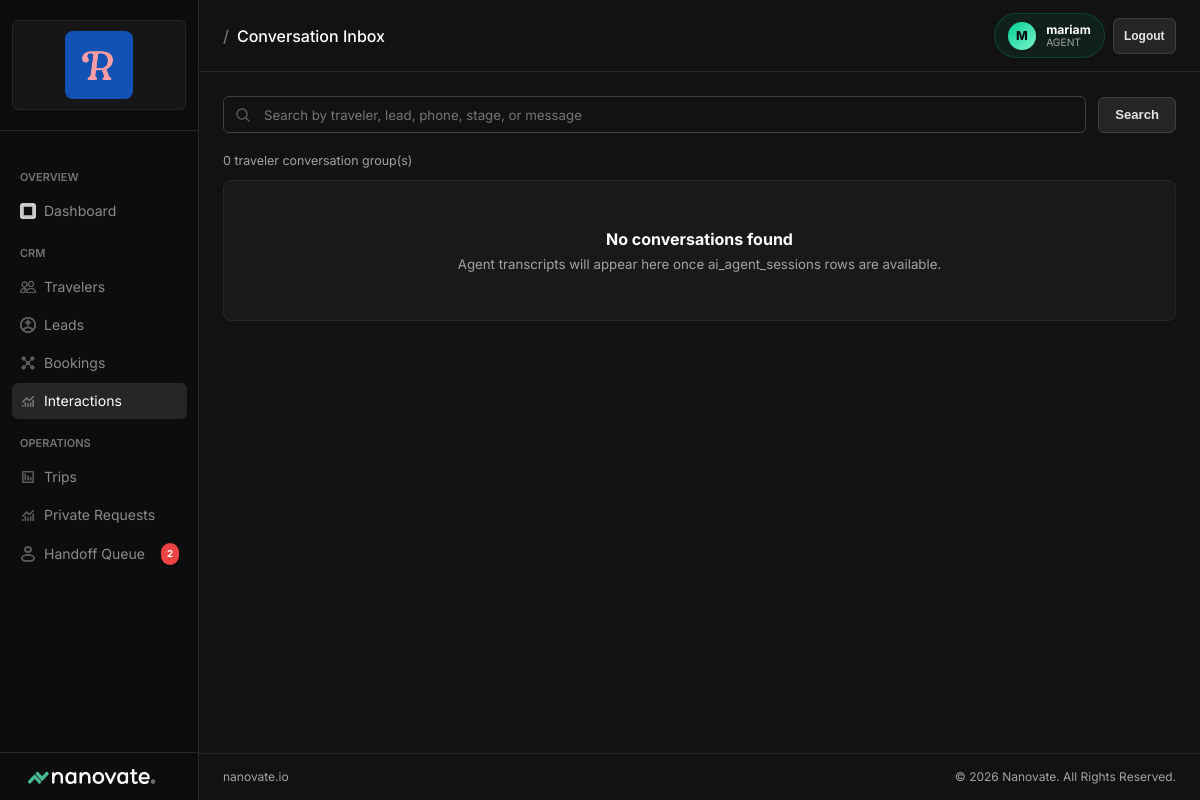
The app's page /interactions/ (signed in) with its own data.
### app/models/user.py (models this page shows, shortened)
class User(db.Model, UserMixin):
    __tablename__ = 'users'
    id = db.Column(db.Integer, primary_key=True)
    username = db.Column(db.String(80), unique=True, nullable=False)
    full_name = db.Column(db.String(200))
    password_hash = db.Column(db.String(200), nullable=False)
    email = db.Column(db.String(120), unique=True)
    role = db.Column(db.String(50), nullable=False, default='agent', index=True)
    is_active = db.Column(db.Boolean, default=True)
    created_at = db.Column(db.DateTime, default=_utc_now)
    updated_at = db.Column(db.DateTime, default=_utc_now, onupdate=_utc_now)
    last_login_at = db.Column(db.DateTime)
    assigned_leads = db.relationship(
        'Lead',
        foreign_keys='Lead.assigned_to_user_id',
        back_populates='assigned_user',
        lazy='dynamic',
    )
    assigned_bookings = db.relationship(
        'TripBooking',
        foreign_keys='TripBooking.assigned_to_user_id',
        back_populates='assigned_user',
        lazy='dynamic',
    )
    @property
    def display_name(self) -> str:
        return (self.full_name or self.username or '').strip() or f'User {self.id}'

### app/routes/interactions.py (the view)
@interactions_bp.route('/')
def index():
    q = request.args.get('q', '')
    page = request.args.get('page', 1, type=int)
    per_page = 30
    conversation_page = list_conversation_groups(q=q, page=page, per_page=per_page)
    return render_template('interactions/index.html',
                           conversation_groups=conversation_page.items,
                           pagination=conversation_page,
                           total_count=conversation_page.total,
                           q=q)

### app/security.py (called while the page is built, shortened)
def _session_authenticated() -> bool:
    return current_user() is not None

def _authenticated() -> bool:
    return _session_authenticated() or _api_token_authenticated()

def _browser_auth_required() -> bool:
    endpoint = str(request.endpoint or "").strip()
    if not endpoint or endpoint in PUBLIC_BROWSER_ENDPOINTS:
        return False
    blueprint = str(request.blueprint or "").strip()
    if blueprint in PROTECTED_BROWSER_BLUEPRINTS:
        return True
    if endpoint == "index":
        return True
    return False

def _role() -> str:
    user = current_user()
    if user:
        return str(user.role or "").strip().lower()
    if _api_token_authenticated():
        return _api_token_role()
    return ""

def current_user() -> User | None:
    raw_id = session.get("user_id")
    try:
        user_id = int(raw_id)
    except (TypeError, ValueError):
        user_id = None
    user = db.session.get(User, user_id) if user_id is not None else None
    if user and user.is_active:
        return user

def current_role() -> str:
    return _role()

def generate_csrf_token() -> str:
    token = session.get("csrf_token")
    if not token:
        token = secrets.token_urlsafe(32)
        session["csrf_token"] = token
    return str(token)

def _wants_json() -> bool:
    if request.is_json or request.path.startswith("/api/"):
        return True
    accept = request.headers.get("Accept", "")
    return "application/json" in accept and "text/html" not in accept

### app/services/conversations.py (called while the page is built)
def _session_rows(where_clause: str = "", params: dict[str, Any] | None = None, *, limit: int = 300) -> list[dict[str, Any]]:
    sql = """
        SELECT session_id, payload, created_at, updated_at, traveler_id, lead_id, raw_phone, last_message_key
        FROM ai_agent_sessions
    """
    if where_clause:
        sql += f" WHERE {where_clause}"
    sql += " ORDER BY COALESCE(updated_at, created_at) DESC, session_id DESC LIMIT :limit"
    query_params = dict(params or {})
    query_params["limit"] = int(limit)
    try:
        rows = db.session.execute(text(sql), query_params).mappings().all()
    except SQLAlchemyError:
        db.session.rollback()
        return []
    return [dict(row) for row in rows]

### app/templates/interactions/index.html (shortened to what this page needs)
{% extends "base.html" %}
{% block topbar_title %}Conversation Inbox{% endblock %}
{% block content %}
<form method="GET" action="{{ url_for('interactions.index') }}" class="search-bar">
    <div class="search-input-wrap">
        <input class="form-input" type="text" name="q" value="{{ q }}" placeholder="Search by traveler, lead, phone, stage, or message">
    </div>
    <button type="submit" class="btn btn-ghost">Search</button>
</form>
<div style="margin-bottom:0.75rem;font-size:0.78rem;color:var(--text-muted)">{{ total_count }} traveler conversation group(s)</div>
{% if conversation_groups %}
<div style="display:flex;flex-direction:column;gap:0.65rem">
{% for group in conversation_groups %}
<div class="card" style="padding:1rem 1.25rem">
    <div style="display:flex;align-items:flex-start;justify-content:space-between;gap:1rem;flex-wrap:wrap;margin-bottom:0.65rem">
        <div style="display:flex;align-items:center;gap:0.55rem;flex-wrap:wrap">
            {% if group.traveler_id %}
            <a href="{{ url_for('travelers.detail', traveler_id=group.traveler_id) }}" class="mono" style="color:var(--accent-2);font-size:0.75rem">{{ group.traveler_id }}</a>
            {% else %}
            <span class="mono" style="color:var(--accent-2);font-size:0.75rem">{{ group.key }}</span>
            {% endif %}
            {% if group.lead_id %}<span class="badge badge-blue">{{ group.lead_id }}</span>{% endif %}
            {% if group.stage %}<span class="badge badge-purple">{{ group.stage }}</span>{% endif %}
        </div>
        <span style="font-size:0.72rem;color:var(--text-muted)">{{ group.last_activity_label or 'Time not recorded' }}</span>
    </div>
    <div style="display:grid;grid-template-columns:minmax(0,1fr) auto;gap:1rem;align-items:start">
        <div style="min-width:0">
            <div style="font-size:0.72rem;color:var(--text-muted);margin-bottom:0.35rem">
                {% if group.raw_phone %}{{ group.raw_phone }}{% else %}No phone captured{% endif %}
                {% if group.outcome %} - {{ group.outcome }}{% endif %}
            </div>
            <div style="font-size:0.88rem;color:var(--text-main);line-height:1.5;overflow-wrap:anywhere">
                {% if group.last_message_text %}
                    <span class="badge {% if group.last_message_direction == 'inbound' %}badge-blue{% else %}badge-green{% endif %}" style="margin-right:0.45rem">{{ group.last_message_direction or 'message' }}</span>
                    {{ group.last_message_text[:260] }}{% if group.last_message_text|length > 260 %}...{% endif %}
                {% else %}
                    No transcript messages found in this group's session payloads.
                {% endif %}
            </div>
        </div>
        <div style="text-align:right;font-size:0.75rem;color:var(--text-muted);white-space:nowrap">
            <strong style="color:var(--text-main)">{{ group.session_count }}</strong> sessions<br>
            <strong style="color:var(--text-main)">{{ group.turn_count }}</strong> turns
        </div>
    </div>
    <div style="display:flex;flex-direction:column;gap:0.45rem;margin-top:0.85rem;padding-top:0.85rem;border-top:1px solid var(--border)">
        {% for c in group.sessions %}
        <a href="{{ url_for('interactions.session_detail', session_id=c.session_id) }}" style="display:flex;justify-content:space-between;gap:0.75rem;align-items:center;text-decoration:none;color:inherit;background:var(--bg-base);border:1px solid var(--border);border-radius:6px;padding:0.55rem 0.7rem">
            <span class="mono" style="color:var(--accent-2);font-size:0.72rem">{{ c.session_id }}</span>
            <span style="font-size:0.72rem;color:var(--text-muted)">{{ c.turn_count }} turns - {{ c.stage or 'no stage' }}</span>
        </a>
        {% endfor %}
    </div>
</div>
{% endfor %}
</div>
<div class="pagination">
    {% if pagination.has_prev %}
    <a href="{{ url_for('interactions.index', page=pagination.prev_num, q=q) }}" class="page-btn">Prev</a>
    {% endif %}
    <span class="page-btn active">Page {{ pagination.page }} / {{ pagination.pages }}</span>
    {% if pagination.has_next %}
    <a href="{{ url_for('interactions.index', page=pagination.next_num, q=q) }}" class="page-btn">Next</a>
    {% endif %}
</div>
{% else %}
<div class="card" style="text-align:center;padding:3rem">
    <div style="font-weight:700;color:var(--text-main);margin-bottom:0.4rem">No conversations found</div>
    <div style="color:var(--text-muted);font-size:0.83rem">Agent transcripts will appear here once ai_agent_sessions rows are available.</div>
</div>
{% endif %}
{% endblock %}

### app/templates/base.html (shortened to what this page needs)
<!DOCTYPE html>
<html lang="en">
<head>
    <link rel="stylesheet" href="{{ url_for('static', filename='css/main.css') }}">
</head>
<body>
<div class="app-layout">
    <nav class="sidebar" id="app-sidebar">
        <div class="sidebar-brand">
            <div class="client-workspace-badge" aria-label="Rahma Traveler workspace">
                <span class="client-workspace-row">
                    <span class="client-logo-chip">
                        <img class="client-workspace-logo" src="{{ url_for('static', filename='assets/rahma/logos/rahma-r-mark.jpeg') }}" alt="Rahma Traveler">
                    </span>
                </span>
            </div>
        </div>
        <div class="sidebar-nav">
            <div class="nav-section-label">Overview</div>
            <a href="{{ url_for('admin.dashboard') }}" class="nav-link {% if request.endpoint == 'admin.dashboard' %}active{% endif %}">
                <span class="nav-icon">⊞</span> Dashboard
            </a>
            <div class="nav-section-label">CRM</div>
            <a href="{{ url_for('travelers.index') }}" class="nav-link {% if request.blueprint == 'travelers' %}active{% endif %}">
                <span class="nav-icon"></span> Travelers
            </a>
            <a href="{{ url_for('leads.index') }}" class="nav-link {% if request.blueprint == 'leads' %}active{% endif %}">
                <span class="nav-icon"></span> Leads
            </a>
            <a href="{{ url_for('bookings.index') }}" class="nav-link {% if request.blueprint == 'bookings' %}active{% endif %}">
                <span class="nav-icon"></span> Bookings
            </a>
            <a href="{{ url_for('interactions.index') }}" class="nav-link {% if request.blueprint == 'interactions' %}active{% endif %}">
                <span class="nav-icon"></span> Interactions
            </a>
            <div class="nav-section-label">Operations</div>
            <a href="{{ url_for('trips.index') }}" class="nav-link {% if request.blueprint == 'trips' %}active{% endif %}">
                <span class="nav-icon"></span> Trips
            </a>
            <a href="{{ url_for('private_requests.index') }}" class="nav-link {% if request.blueprint == 'private_requests' %}active{% endif %}">
                <span class="nav-icon"></span> Private Requests
            </a>
            <a href="{{ url_for('handoffs.index') }}" class="nav-link {% if request.blueprint == 'handoffs' %}active{% endif %}">
                <span class="nav-icon"></span> Handoff Queue
                <span class="nav-badge" id="sidebar-handoff-badge" style="display:none">0</span>
            </a>
        </div>
        <div class="sidebar-footer">Nanovate Workspace v3.0</div>
    </nav>
    <div class="main-content">
        <div class="topbar">
            <span class="topbar-title">{% block topbar_title %}{% endblock %}</span>
            <div class="topbar-actions">
                {% if current_employee %}
                <div class="session-pill" title="Signed in employee">
                    <span class="session-pill-avatar">{{ (current_employee.display_name or current_employee.username or '?')[:1]|upper }}</span>
                    <span class="session-pill-copy">
                        <span class="session-pill-name">{{ current_employee.display_name }}</span>
                        <span class="session-pill-role">{{ current_employee_role or 'employee' }}</span>
                    </span>
                </div>
                <form method="post" action="{{ url_for('auth.logout') }}" style="display:inline-flex; margin:0;">
                    <button type="submit" class="btn btn-ghost btn-sm">Logout</button>
                </form>
                {% endif %}
            </div>
        </div>
        <div class="page-body">
            {% block content %}{% endblock %}
        </div>
        <footer class="app-footer">
            <span>nanovate.io</span>
            <span>&copy; 2026 Nanovate. All Rights Reserved.</span>
        </footer>
    </div>
</div>
</body>
</html>

### records on screen
User: full_name "M", display_name "mariam", role "AGENT"

### other values on screen
{{ total_count }} "0"
